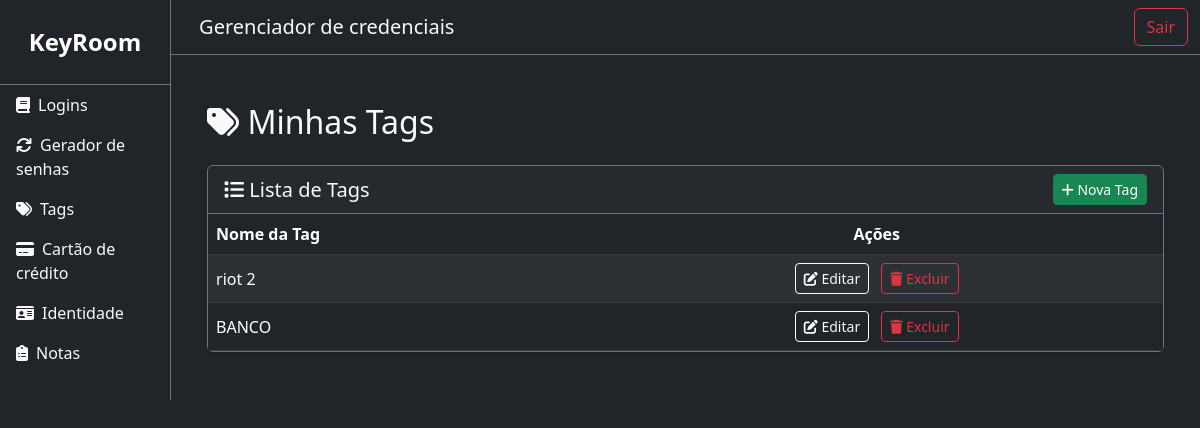
The app's page /tags/ (signed in), older data.
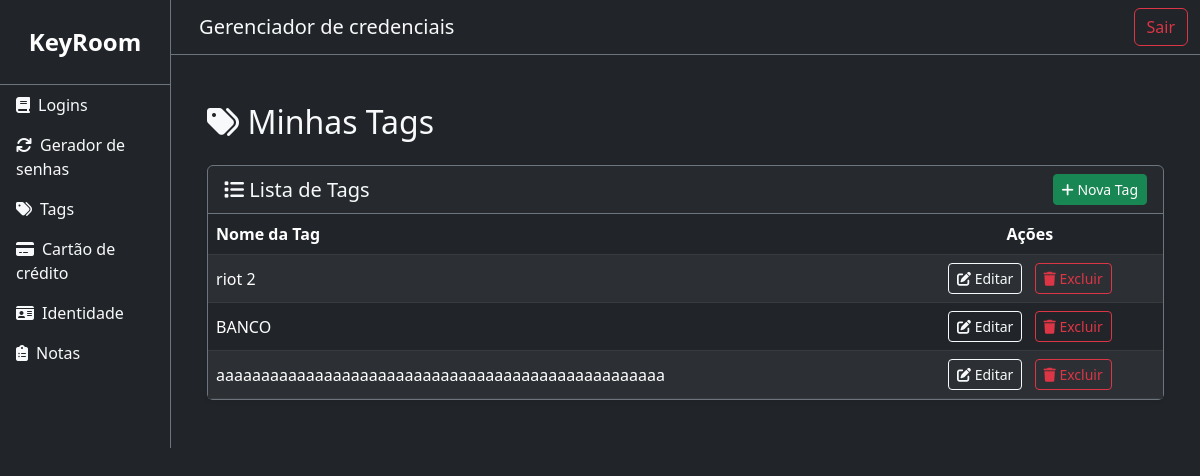
The same page, newer data.
### core/models.py (models this page shows, shortened)
class CustomTag(models.Model):
    user = models.ForeignKey(User, on_delete=models.CASCADE, related_name='custom_tags')
    name = models.CharField(max_length=50)

### core/views/view_tag.py (the view)
# urls.py: path('tags/', view_tag.list_tags, name='list_tags'),
@login_required(login_url='home_page')
def list_tags(request):
    tags = CustomTag.objects.filter(user=request.user)
    return render(request, 'tag/list.html',{
        'tags': tags
    })

### core/templates/tag/list.html (shortened to what this page needs)
{% extends 'base.html' %}
{% block content %}
<div class="container py-4">
    <div class="d-flex justify-content-between align-items-center mb-4">
        <h2 class="text-light mb-0"><i class="fas fa-tags"></i> Minhas Tags</h2>
    </div>
    <div class="card bg-dark text-light border-secondary shadow-sm">
        <div class="card-header border-secondary d-flex justify-content-between align-items-center">
            <h5 class="mb-0"><i class="fas fa-list"></i> Lista de Tags</h5>
            <a href="{% url 'add_tag' %}" class="btn btn-success btn-sm">
                <i class="fas fa-plus"></i> Nova Tag
            </a>
        </div>
        <div class="card-body p-0">
            {% if tags %}
                <table class="table table-dark table-striped mb-0 align-middle">
                    <thead>
                        <tr class="text-secondary">
                            <th>Nome da Tag</th>
                            <th class="text-center">Ações</th>
                        </tr>
                    </thead>
                    <tbody>
                        {% for tag in tags %}
                            <tr>
                                <td>{{ tag.name }}</td>
                                <td class="text-center">
                                    <a href="{% url 'edit_tag' tag.id %}" class="btn btn-outline-light btn-sm me-2">
                                        <i class="fas fa-edit"></i> Editar
                                    </a>
                                    <button class="btn btn-outline-danger btn-sm"
                                            data-bs-toggle="modal"
                                            data-bs-target="#modalExcluir"
                                            onclick="prepareDelete('{{ tag.id }}', '{{ tag.name }}')">
                                        <i class="fas fa-trash"></i> Excluir
                                    </button>
                                </td>
                            </tr>
                        {% endfor %}
                    </tbody>
                </table>
            {% else %}
                <div class="p-4 text-center text-secondary">
                    <i class="fas fa-info-circle fa-2x mb-3"></i>
                    <p>Nenhuma tag cadastrada ainda.</p>
                </div>
            {% endif %}
        </div>
    </div>
</div>
{% endblock %}

Row changes from the older to the newer data that the page shows:
added CustomTag: name "aaaaaaaaaaaaaaaaaaaaaaaaaaaaaaaaaaaaaaaaaaaaaaaaaa"
